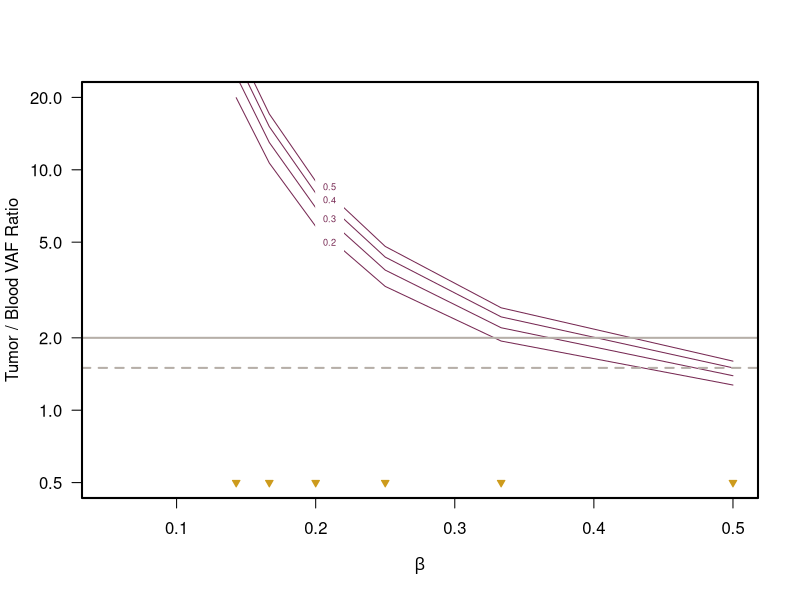
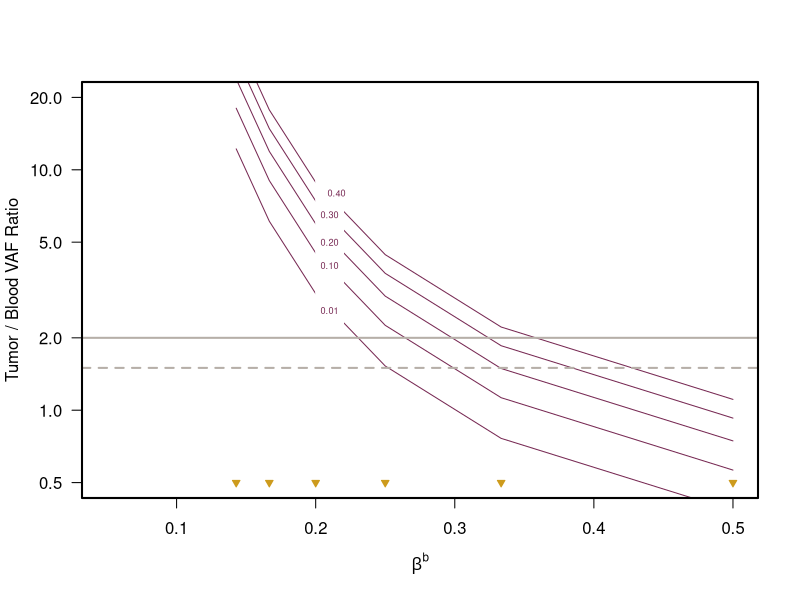

Recreate these plots in R, in order.
'fsq' <- function(alpha, beta, s_q, q_t)
{
	return(invisible(((alpha*s_q) + beta)/((alpha*q_t)+(1-alpha)*2)))
}

beta = 1 / seq(from = 2, to = 7, by = 1)
fsq_b = 2^seq(from = -2, to = -7, by = -1)
fsq_t = list()
alpha = seq(from = 0.2, to = .5, by = .1)
for (i in 1:length(alpha)) {
	fsq_t[[i]] = fsq(alpha = alpha[i], beta = beta, s_q = 1, q_t = 3)
}

pdf(file = "fsq_tumor_blood.pdf", width = 5, height = 5)
plot(0, 0, type = "n", xlab = expression(beta), ylab = "Tumor / Blood VAF Ratio", xlim = c(0.05, .5), ylim=c(0.5, 20), main = "", las = 1, log = "y")
for (i in 1:length(alpha)) {
	points(beta, fsq_t[[i]]/fsq_b, type = "l", col = "#772953")
}
abline(h = 2, col = "#B6AFA8", lwd = 2, lty = 1)
abline(h = 1.5, col = "#B6AFA8", lwd = 2, lty = 2)
rect(xleft = .2, xright = .22, ybottom = 3, ytop = 20, col = "white", border = "white")
text(x = .21, y = 5, labels = "0.2", col = "#772953", cex = .55)
text(x = .21, y = 6.25, labels = "0.3", col = "#772953", cex = .55)
text(x = .21, y = 7.5, labels = "0.4", col = "#772953", cex = .55)
text(x = .21, y = 8.5, labels = "0.5", col = "#772953", cex = .55)
points(x = beta, y = rep(.5, length(beta)), pch = 25, col = "goldenrod3", bg = "goldenrod3", cex = .75)
box(lwd = 2)
dev.off()

beta_b = 1 / seq(from = 2, to = 7, by = 1)
fsq_b = 2^seq(from = -2, to = -7, by = -1)
fsq_t = list()
alpha = .2
beta_t = seq(from = .01, to = .5, by = .1)
for (i in 1:length(beta_t)) {
	fsq_t[[i]] = fsq(alpha = alpha, beta = beta_t[i], s_q = 1, q_t = 3)
}

pdf(file = "fsq_tumor_blood_noB.pdf", width = 5, height = 5)
plot(0, 0, type = "n", xlab = expression(beta^b), ylab = "Tumor / Blood VAF Ratio", xlim = c(0.05, .5), ylim=c(0.5, 20), main = "", las = 1, log = "y")
for (i in 1:length(beta_t)) {
	points(beta_b, fsq_t[[i]]/fsq_b, type = "l", col = "#772953")
}
abline(h = 2, col = "#B6AFA8", lwd = 2, lty = 1)
abline(h = 1.5, col = "#B6AFA8", lwd = 2, lty = 2)
rect(xleft = .2, xright = .22, ybottom = 2.2, ytop = 20, col = "white", border = "white")
text(x = .21, y = 2.6, labels = "0.01", col = "#772953", cex = .55)
text(x = .21, y = 4.0, labels = "0.10", col = "#772953", cex = .55)
text(x = .21, y = 5.0, labels = "0.20", col = "#772953", cex = .55)
text(x = .21, y = 6.5, labels = "0.30", col = "#772953", cex = .55)
text(x = .215, y = 8.0, labels = "0.40", col = "#772953", cex = .55)
points(x = beta, y = rep(.5, length(beta)), pch = 25, col = "goldenrod3", bg = "goldenrod3", cex = .75)
box(lwd = 2)
dev.off()

